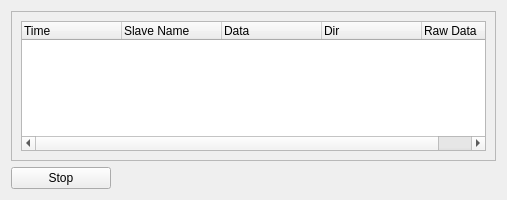
<?xml version="1.0" encoding="UTF-8"?>
<ui version="4.0">
 <class>Form</class>
 <widget class="QWidget" name="Form">
  <property name="geometry">
   <rect>
    <x>0</x>
    <y>0</y>
    <width>507</width>
    <height>200</height>
   </rect>
  </property>
  <property name="maximumSize">
   <size>
    <width>16777215</width>
    <height>16777215</height>
   </size>
  </property>
  <property name="windowTitle">
   <string>Form</string>
  </property>
  <layout class="QVBoxLayout" name="verticalLayout">
   <item>
    <layout class="QHBoxLayout" name="horizontalLayout">
     <item>
      <widget class="QScrollArea" name="PDOArea">
       <property name="widgetResizable">
        <bool>true</bool>
       </property>
       <widget class="QWidget" name="scrollAreaWidgetContents">
        <property name="geometry">
         <rect>
          <x>0</x>
          <y>0</y>
          <width>485</width>
          <height>147</height>
         </rect>
        </property>
        <layout class="QHBoxLayout" name="horizontalLayout_2">
         <item>
          <widget class="QTreeWidget" name="PDOtreeWidget">
           <column>
            <property name="text">
             <string>Time</string>
            </property>
           </column>
           <column>
            <property name="text">
             <string>Slave Name</string>
            </property>
           </column>
           <column>
            <property name="text">
             <string>Data</string>
            </property>
           </column>
           <column>
            <property name="text">
             <string>Dir</string>
            </property>
           </column>
           <column>
            <property name="text">
             <string>Raw Data</string>
            </property>
           </column>
          </widget>
         </item>
        </layout>
       </widget>
      </widget>
     </item>
    </layout>
   </item>
   <item>
    <widget class="QPushButton" name="StartStopBtn">
     <property name="maximumSize">
      <size>
       <width>100</width>
       <height>16777215</height>
      </size>
     </property>
     <property name="text">
      <string>Stop</string>
     </property>
    </widget>
   </item>
  </layout>
 </widget>
 <resources/>
 <connections/>
</ui>
